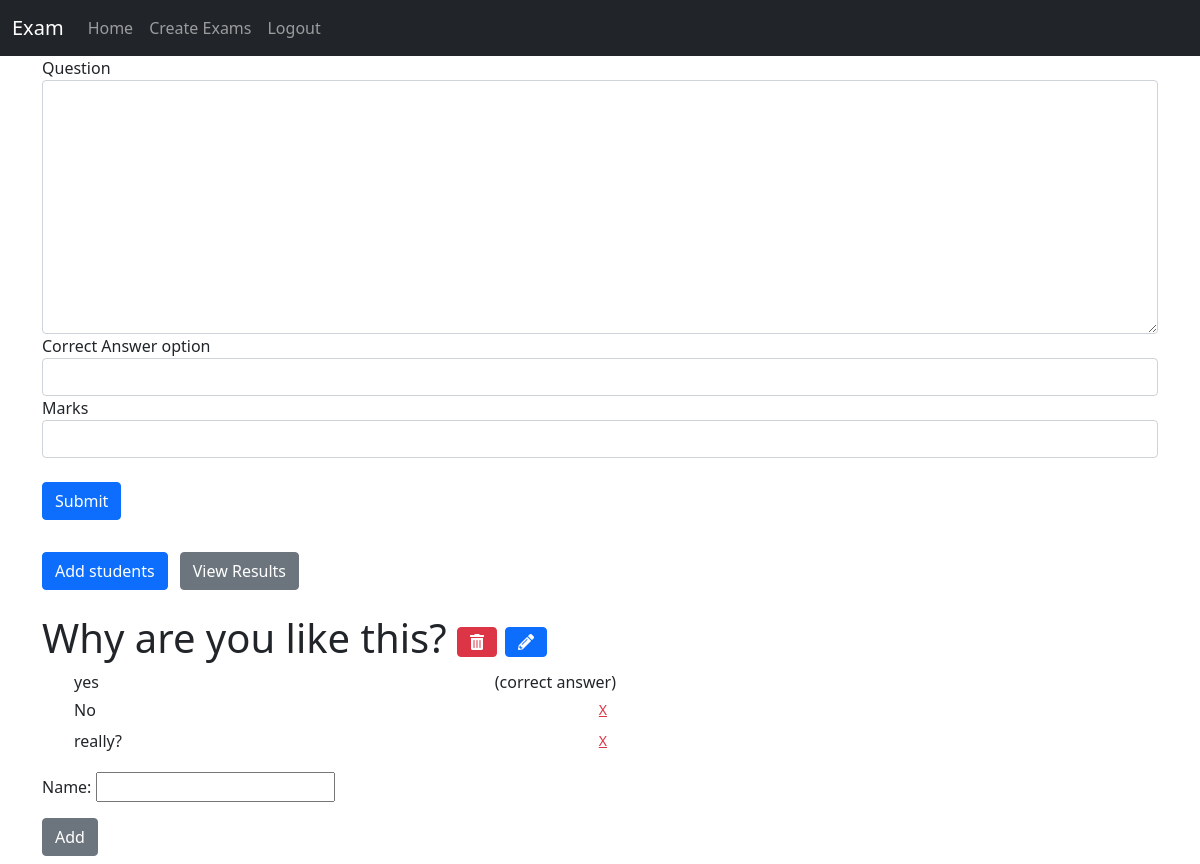
The page /teacher/create_mc_questions/11/ (signed in) on the database as committed earlier.
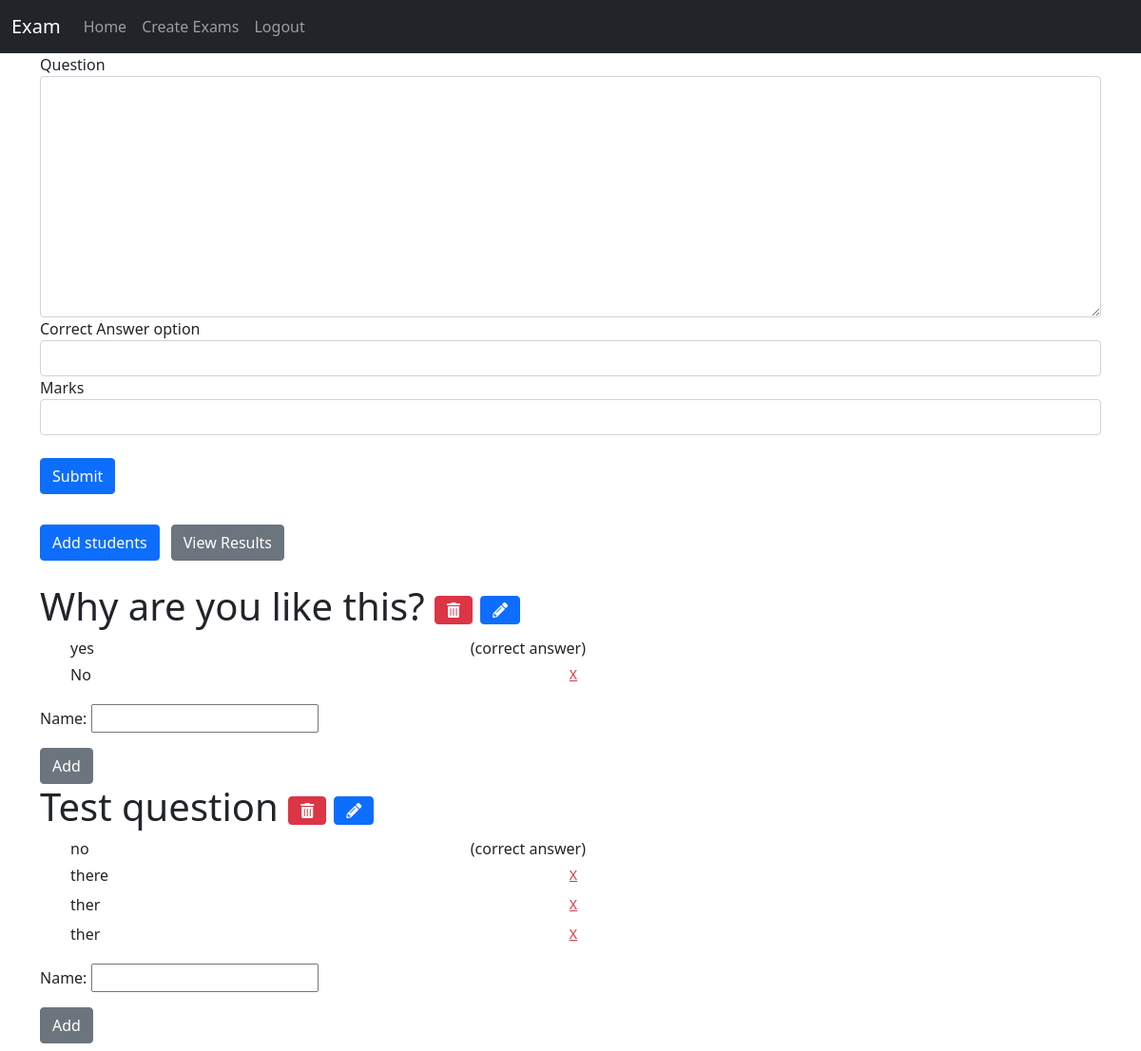
The same page on the database as committed later.
### apps/teachers/models.py (models this page shows, shortened)
class Question(models.Model):
    exam = models.ForeignKey(Exam, related_name="questions", on_delete=models.CASCADE)
    question = models.TextField()
    marks = models.FloatField()
    def __str__(self) -> str:
        return self.question

class Option(models.Model):
    question = models.ForeignKey(
        Question, related_name="options", on_delete=models.CASCADE
    )
    name = models.CharField(max_length=255)
    is_answer = models.BooleanField(default=False)
    def __str__(self) -> str:
        return self.name

### apps/teachers/views.py (the view, shortened to what this page needs)
@login_required
@teacher_required
def multiple_choice_quections(request, exam_id):
    exam = get_object_or_404(Exam, pk=exam_id)
    if exam.exam_type == "mc":
        question_form = McQuestionForm(request.POST or None)
        questions = exam.questions.all()
        context = {
            "questions": questions,
            "form": question_form,
            "message": messages,
            "option_form": OptionForm(),
            "exam": exam,
        }
        return render(request, "teachers/create_mm_questions.html", context)
    messages.error(request, f"{exam.name} is not a multiple choice exam")
    return redirect("create_exam")

### apps/teachers/forms.py
class McQuestionForm(forms.ModelForm):
    option = forms.CharField(max_length=200)
    class Meta:
        model = Question
        fields = ["question", "marks"]

class OptionForm(forms.ModelForm):
    class Meta:
        model = Option
        fields = ["name"]

### templates/teachers/create_mm_questions.html (shortened to what this page needs)
{% extends "index.html" %}
{% load widget_tweaks %}
{% block content %}
    <br>
    <br>
    <form method="POST" enctype="multipart/form-data" class="mb-3">
        <label for="question">Question</label>
        {{ form.question|add_class:"form-control" }}
        <label for="option">Correct Answer option</label>
        {{ form.option|add_class:"form-control" }}
        <label for="marks">Marks</label>
        {{form.marks|add_class:"form-control" }}
        <br>
        <input type="submit" class="btn btn-primary" value="Submit">
    </form>
    <a href="{% url 'students_create' exam.id %}" class="btn btn-primary mt-3 me-2 mb-4">Add students</a>
    <a class="btn btn-secondary mt-3 mb-4" href="{% url 'results_view' exam.id %}">View Results</a>
    {% for question in questions %}
        <h1>{{ question }} <i class="btn btn-danger fas fa-trash-alt"
            data-bs-toggle="modal"
            data-bs-target="#deleteModal{{ question.id }}">
         </i><i class="btn btn-primary fas fa-pencil-alt mx-2"
data-bs-toggle="modal"
data-bs-target="#formModal{{ question.id }}"></i></h1>
        <div id="options-container-{{ question.id }}">
            {% include 'partials/options.html' with options=question.options.all question_id=question.id %}
        </div>
        <form action="{% url 'add_option_to_question' question.id %}"
              method="post"
              hx-post="{% url 'add_option_to_question' question.id %}"
              hx-target="#options-container-{{ question.id }}"
              hx-swap="innerHTML">
            {{ option_form.as_p }}
            <button type="submit" class="btn btn-secondary" hx-trigger="click">Add</button>
        </form>
    {% endfor %}
{% endblock content %}

### templates/partials/options.html (shortened to what this page needs)
<ul>
    {% for option in options %}
    <li class="d-flex align-items-center justify-content-between col-6">
        {% if option.is_answer %}
        <span>{{ option }}</span>
        <span>(correct answer)</span>
        {% else %}
        <span>{{ option }}</span>
        <form action="{% url 'delete_option' option.id %}" method="post" hx-post="{% url 'delete_option' option.id %}" hx-confirm="Are you sure you want to delete this option?" hx-target="#options-container-{{ question_id }}" hx-swap="innerHTML">
            <button type="submit" class="btn btn-link text-danger btn-sm" hx-trigger="click">X</button>
        </form>
        {% endif %}
    </li>
    {% endfor %}
</ul>

Rows that differ between the two databases and show on the page:
removed Option: name "really?", shown under Question "Why are you like this?"
added Question: question "Test question"
added Option: name "no", shown under "Test question"
added Option: name "there", shown under "Test question"
added Option: name "ther", shown under "Test question"
added Option: name "ther", shown under "Test question"
